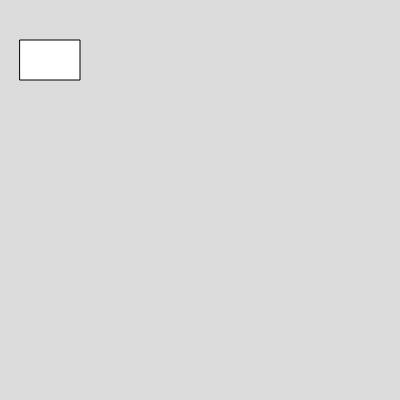
Frame 1 (no input)
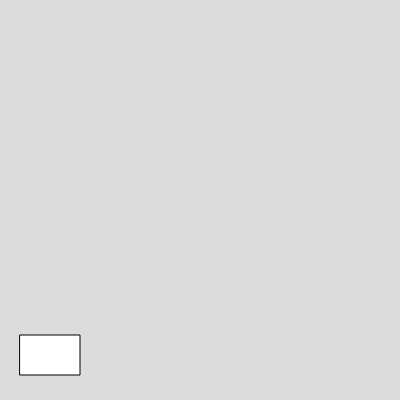
Frame 60 (no input)
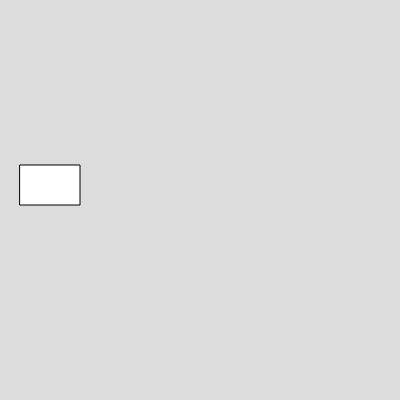
Frame 120 (the mouse pressed at the canvas centre since frame 60)

The p5.js sketch that drew these frames (run headless with seeded random() and noise() and a simulated clock; from frame 60 on, the mouse is pressed at the canvas centre):

// p5.js sketch
// ── sketch.js
var box

function setup() 
{
  createCanvas(400, 400);
  box=new Box(20,40,60,40,5,5);
  
}

function draw() 
{
  background(220);
  box.show()
  box.movey()
  box.bounceY()
}




// ── box.js
class Box
  {
    constructor(x,y,w,h,vx,vy)
    {
      this.x =x;
      this.y =y;
      this.w =w;
      this.h = h;
      this.vx = vx;
      this.vy = vy;
    }
    
    show()
    {
      rect(this.x,this.y,this.w,this.h)
    }
    
    move()
    {
      this.x = this.x+this.vx;
    }

    movey()
    {
      this.y = this.y+this.vy;
    }
    bounceY()
    {
      if (this.y >= height || this.y <= 0) {
        this.vy=-this.vy
      }
    }

  }

  
